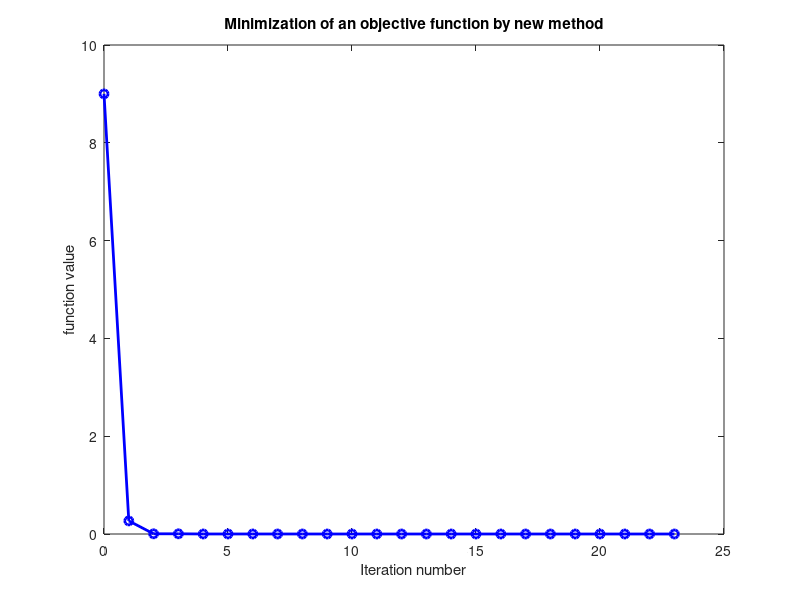

This figure's MATLAB source:
function [xmin,fmin,y,out] = macMethod(tfun,nvars,LB,UB,U_0,u_0,alpha_0,N,delta,gamma_0)

    % New stochastic optimization algorithm proposed by Dr. Attila Nagy
    % test function is the function need to optimize (default test function
    % s for this test are given in this script function

    % INPUT ARGUMENTS
    % "nvars" are the number of decision variables
    % "LB" and "UB" are the lower and upper bounds of the decision variables
    % respectively.
    % "U_0" positive definite matrix of size nvars (in this case I take the 
    % identity matrix.
    % "u_0" any initial vector of size nvars within the domain of the
    % objective function.
    % "alpha_0" initial positive integer whose value updated at every step
    % (it is taken 1 in this case).
    % "N" any positive integer whose value increases at every step (it is 2
    % in this case)
    % "delta" is the tolerance in the objective function value.
    % "gamma_0" initial positive real number whose value increases at every
    % step (it is 0.001 in this case).

    % OUTPUT ARGUMENTS
    % "xmin" is the optimizer point
    % "fmin" is the optimum value of the objective function.
    % "y" is the fmin value at every iteration
    % "out" is a field that contains information like the number of function
    % evaluation, time,...
    
    tStart = tic;
    if ~ nargin
       tfun = @demo1;   % Demo
       nvars = 3;
       u_0 = 5*ones(nvars,1);
       U_0 = eye(nvars);
       LB = -10*ones(nvars,1);
       UB = -LB;  
    end

% Default parameters

    if nargin > 10    
       error('function requires at most 10 input arguments')
    end

    if nargin < 10
       gamma_0 = 0.001;
    end

    if nargin < 9
       delta = 1e-6;
    end

    if nargin < 8
       N = 4;
    end

    if nargin < 7
       alpha_0 = 1;
    end

    if nargin && nargin < 6 
       u_0 = [];
    end

    if nargin && nargin < 5
        U_0 = [];
    end
    
    if nargin && nargin < 4
        UB = [];
    end

    if nargin && nargin < 3
        LB = [];
    end

    if nargin && nargin < 2
        disp('MAC method requires at least two input arguments')
    end
    
    if ischar(tfun)
       tfun = str2func(tfun);
    end

    if isempty(LB)
        LB = -100*ones(nvars,1);
    end

    if isempty(UB)
        UB = 100*ones(nvars,1);
    end

    if isempty(U_0)
        U_0 = eye(nvars);
    end

    if isempty(u_0)
        u_0 = 5*ones(nvars,1);
    end

    % Generating random numbers from basic distribution with mean 0 and identity standard deviation (lognormal
    % distribution in this case)
        rng(123)
        mu = zeros(nvars,1);
        sigma = eye(nvars);
        zeta = mvnrnd(mu,sigma,alpha_0)'; % multivariate normal with mean mu and standard deviation sigma.
        zeta = (0.5-1./(1+exp(-zeta)))/min(std(zeta)); % multivariate logit-normal (by transforming the multivariate normal to logistic function)
        numeratorCovSum = zeros(nvars,nvars);   
        WeightedP = zeros(nvars,alpha_0); 
        
        % Random points pi for i = 1 to alpha_n

        p = u_0 + U_0*zeta;

    % Calculating the weights for every points pi, emperical expected value
    % and emperical covariance matrix.

        if all (p >= LB) && all(p <= UB) % if pi is in K (domain of the objective function)  
           weight1 = weightFcnOfGamma(gamma_0, tfun(transpose(p))); % weight/penality
        else
            weight1 = 0;
        end

        if weight1 ~= 0 && (weight1 > 1 || weight1 < 1e-9)
            weight1 = rand;
        end
     
       sum1 = sum(weight1);

      if sum1 == 0
          u_n = u_0/2;
          U_n = U_0;
      else
        u_n = weight1*p/2*sum1; % Emperical expected value
        weightedCovMatrix = (weight1*(p - u_n)*transpose(p - u_n))/2*sum1;
        numeratorCovSum = numeratorCovSum + weightedCovMatrix;  
        U_n = sqrt(numeratorCovSum); % Emperical covariance matrix
     end

    % Calculating objective function value at several random points pi and
    % storing the minimum value

        p_all = [p u_n u_0];
        [xmin,fmin] = getMin(p_all,tfun);
        store_fmin = fmin;
%         u_n = xmin;
        store_xmin = xmin;
        xout = store_xmin; 
        fvec = store_fmin;
        iter = 0;
        n = 0;
        tolX = 1e-4;
        countf = size(p_all,2); % Initial fevals
        MaxIter = 100;
        maxEvals = 10000;

fprintf('Result of iteration number: %d is %5.4f\n',n,store_fmin);

% Main Loop

while n < MaxIter && (norm(u_n - u_0) >= delta)% || norm(U_n-U_0) >= delta)

    if countf > maxEvals
        disp('The method stopped because it reaches maximum number of function evaluation');
        break 
     end

    if n == MaxIter
       disp('The method stoped because it reaches the maximum number of iteration')
       break
    end

% Updating initial values
        gamma_0 = 4*gamma_0; 
        u_0 = u_n;
        U_0= U_n;
        n = n + 1;
        N = N + 1;
        s_p = size(p,2) + 1;
        alpha_nN = n*N+s_p-1;
%         alpha_nN = n*N+size(p,2);
        rng(123)
        % Generating random numbers zeta_i from basic distribution for i = alpha_n-1 to alpha_nN 
        len = alpha_nN-s_p+1;
        zeta(:,s_p:alpha_nN) = mvnrnd(mu,sigma,len)';
        zeta(:,s_p:alpha_nN) = (0.5-1./(1+exp(-zeta(:,s_p:alpha_nN))))/min(std(zeta(s_p:alpha_nN)));
       
    for ii = s_p:alpha_nN
        p(:,ii) = u_0 + U_0*zeta(:,ii);
    end

    for kk = s_p:size(p,2)
        if all (p(:,kk) >= LB) && all(p(:,kk) <= UB) % if pi is in K  
           weight1(kk) = weightFcnOfGamma(gamma_0, tfun(transpose(p(:,kk))));
           WeightedP(:,kk) = weight1(kk)*p(:,kk);
        else
            weight1(kk) = 0;
        end

        if weight1(kk) ~= 0 && (weight1(kk) > 1 || weight1(kk) < 1e-9)
            weight1(kk) = rand;
            WeightedP(:,kk) = weight1(kk)*p(:,kk);
        end     
    end

       sum1 = sum1 + sum(weight1(s_p:end)); % Sum of weights
       p_cut = p(:,s_p:end);
       u_n = sum(WeightedP,2)/sum1;
       p_all = [p_cut u_n];
       [xmin,fmin] = getMin(p_all,tfun);
       store_fmin = min([fmin,store_fmin]);
       
       if store_fmin == fmin && all(xmin == u_n)
          store_xmin = u_n;
     
       else 
          store_xmin = xmin;
          u_n = u_0/2;
       end

    if sum1 ~= 0
       for ii = s_p: size(p,2) %alpha_nN
          weightedCovMatrix = (weight1(ii)*(p(:,ii) - u_n)*transpose(p(:,ii) - u_n))/sum1;
          numeratorCovSum = numeratorCovSum + weightedCovMatrix;
       end 
    end
        U_n = sqrt(numeratorCovSum); 

        xout = [xout store_xmin];
        fprintf('Result of iteration number: %d is %5.4f\n',n,store_fmin);
        s = size(p(:,s_p:end),2);
        countf = countf + s;
        iter = [iter n];
        fvec = [fvec store_fmin];

        if norm(xout(:,end-1)-xout(:,end)) < tolX
        disp('The method stopped because it reaches optimality tolerance');
        break 
       end
end

    [fmin,idx] = min(fvec);
    xmin = xout(:,idx);
    out.iter = iter(:);
    out.fvec = fvec(:);
    out.fcount = countf;
    out.xvec = xout;
    fvec = sort(fvec,'descend');
    y = [iter;fvec]';
    fid = fopen('logitFromLogisticMVNDResult.txt','w');
    fprintf(fid,'it     f\n');
    fprintf(fid,'%d  %8.4f\n',y');
    fclose(fid);
    plot(y(:,1),y(:,2),'bo-','LineWidth',2)
    xlabel('Iteration number')
    ylabel('function value')
    title('Minimization of an objective function by new method')
    tEnd = toc(tStart);
    out.tEnd = tEnd;
    out.store_xmin = store_xmin;
    out.u_0 = u_0;

 
function f = demo1(x)
x1 = x(1);
x2 = x(2);
x3 = x(3);
f  = (x1-4)^2 + 5*(x2-4)^4 +3*(x3-4)^6;

function g = weightFcnOfGamma(gamma, ObjFcn)
         g = exp(-gamma*ObjFcn);

function [x_min,f_min] = getMin(p,ObjFcn)
        n = size(p,2);
        f_min = inf;
        x_min = [];
        for ii = 1:n
          a = ObjFcn(p(:,ii)');
          if a < f_min
             x_min = p(:,ii);
            f_min = a;
         end
       end
    

